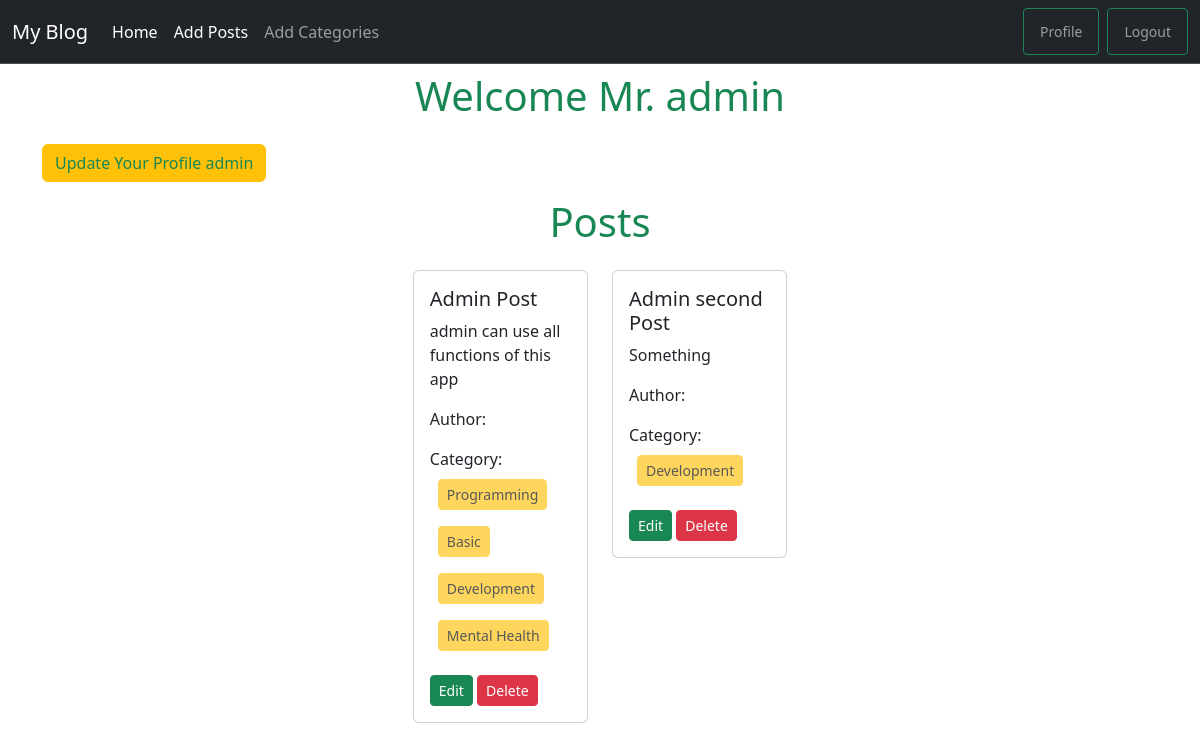
The app's page /author/profile/ (signed in) with its own data.
### posts/models.py (models this page shows, shortened)
class Post(models.Model):
    title = models.CharField(max_length=50)
    content = models.TextField()
    category = models.ManyToManyField(Category) #akta post multiple categorir moddhe thakte pare abar akta categoryr moddhe multiple post thakte pare tai many to many relationship
    author = models.ForeignKey(User, on_delete=models.CASCADE)

### categories/models.py (models this page shows)
class Category(models.Model):
    name = models.CharField(max_length=100)
    slug = models.SlugField(max_length=100, unique= True, null=True, blank=True)
    def __str__(self):
        return f'{self.name}'

### author/views.py (the view)
# urls.py: path('profile/', views.profile, name= 'profile'),
@login_required
def profile(request):
    data = Post.objects.filter(author = request.user)
    return render(request, 'profile.html', {'data': data})

### author/templates/profile.html
{% extends "base.html" %}
{% block component %}
{% load crispy_forms_tags %}
<div class="container" style='width:100%; margin:auto;'>
    <h1 class='text-success text-center pb-3 pt-2'>Welcome Mr. {{user}}</h1>
    <a class='text-success text-center btn btn-warning  text-center' href="{% url 'update_profile'%}" >Update Your Profile {{user}}</a>
    <div class="row d-flex flex-wrap justify-content-center px-5 container" style="width:80%; margin:auto;">
        <h1 class='text-success text-center p-3'>Posts</h1>
        {% for p in data %}
            <div class="col-sm-3 mb-3 mb-sm-0">
                <div class="card">
                    <div class="card-body">
                        <h5 class="card-title">{{p.title | truncatewords:5}}</h5>
                        <p class="card-text">{{p.content | truncatewords:25 }}</p>
                        <p>Author: {{p.author.first_name}} {{p.author.last_name}}</p>
                        <p>
                            Category:
                            {% for cat in p.category.all %}
                                <button class='btn btn-warning m-2 btn-sm' disabled>{{cat | join:',' }}</button>
                            {% endfor %}
                        </p>
                        <a href="{% url 'edit_post' p.id %}" class="btn btn-success btn-sm">Edit</a>
                        <a href="{% url 'delete_post' p.id %}" class="btn btn-danger btn-sm">Delete</a>
                    </div>
                </div>
            </div>
        {% endfor %}
    </div>
</div>
{% endblock component %}

### records on screen
Post: title "Admin Post", content "admin can use all functions of this app"
Category: name "Programming"
Category: name "Basic"
Category: name "Development"
Category: name "Mental Health"
Post: title "Admin second Post", content "Something"

### other values on screen
{{ user }} "admin"
